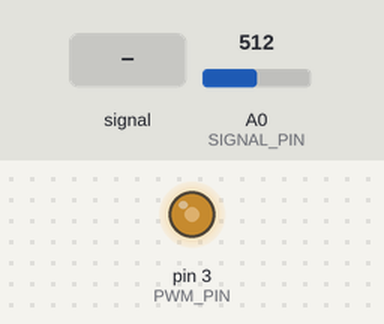
The sketch below on a simulated Arduino Uno, built with avr-gcc and run on an emulated ATmega328P. Parts: output pins drawn as LEDs (lit = HIGH). The test bench sets the inputs (shaded band); at power-on: A0 (SIGNAL_PIN) = 512. What the sketch prints to the serial monitor is not drawn.

Above: at 1.2 s.
1.3 s: A0 (SIGNAL_PIN) fed a 200 Hz sine of ±81 counts around its level
Timing chart, 0 to 4.3 s (numbered marks = the images above; inputs shaded):
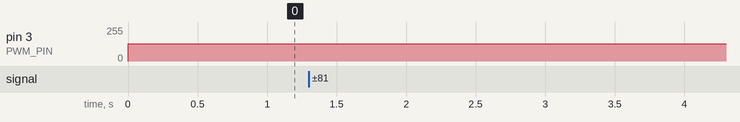

Measured:
- after the input at 1.3 s, every drawn part: stays the same

The sketch:

spe_electrode.ino
```cpp
const int PWM_PIN    = 3;
const int SIGNAL_PIN = A0;

const int   MA_WINDOW = 20;
float       ma_buf[MA_WINDOW];
int         ma_idx  = 0;
float       ma_sum  = 0;
float       hp_in   = 0, hp_out = 0;
const float HP_ALPHA = 0.95;

const float BIO_LO = 0.25;
const float BIO_HI = 1.1;

unsigned long lastPrint = 0;
const unsigned long PRINT_INTERVAL = 200;

void setup() {
 Serial.begin(115200);
 pinMode(PWM_PIN, OUTPUT);
 TCCR2B = TCCR2B & B11111000 | B00000011;
 for (int i = 0; i < MA_WINDOW; i++) ma_buf[i] = 0;
}

void loop() {
 analogWrite(PWM_PIN, 128);

 if (millis() - lastPrint < PRINT_INTERVAL) return;
 lastPrint = millis();

 int   raw    = analogRead(SIGNAL_PIN);
 float v      = raw * (5.0/1023.0);
 float raw_mV = (v - 2.5) * 1000.0;

 // Moving average
 ma_sum        -= ma_buf[ma_idx];
 ma_buf[ma_idx] = raw_mV;
 ma_sum        += raw_mV;
 ma_idx         = (ma_idx+1) % MA_WINDOW;
 float filtered = ma_sum / MA_WINDOW;

 // High-pass
 float new_hp = HP_ALPHA*(hp_out + filtered - hp_in);
 hp_in  = filtered;
 hp_out = new_hp;

 // Real signal check
 bool realValid = (raw > 20 && raw < 1003 && abs(filtered) > 3.0);

 if (realValid) {
   float outputVal = 0.675 + (hp_out/200.0)*0.425;
   Serial.println(constrain(outputVal, BIO_LO, BIO_HI), 4);
 } else {
   Serial.println("nan");
 }
}
```
